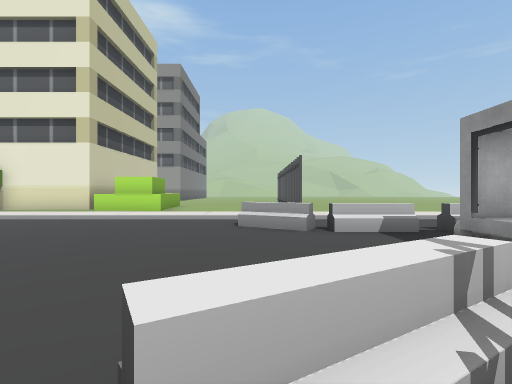
View 1 (above)

21 first-person views from a walk through a Unity game level. The camera is 1.3 m above the floor, looks level and sees 85° across. The floor is counted in squares, 2 m on a side. Each view is taken from the middle of a square. On the plan, view 1 faces up. The plan holds only what a view shows up to about 9 squares ahead; the rest is blank. The place goes on beyond the plan. The player character is not drawn. Some animated figures are not drawn. Door leaves are left out, so doorways stand open. Some surface patterns are stand-ins.

View 2
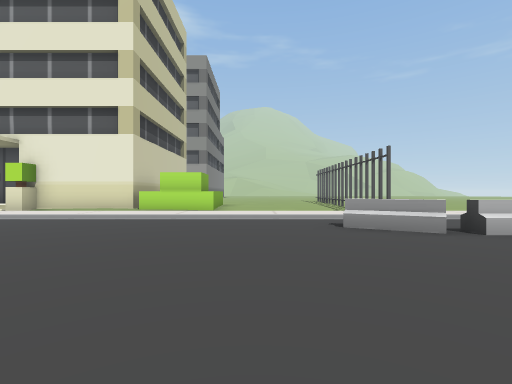

View 3
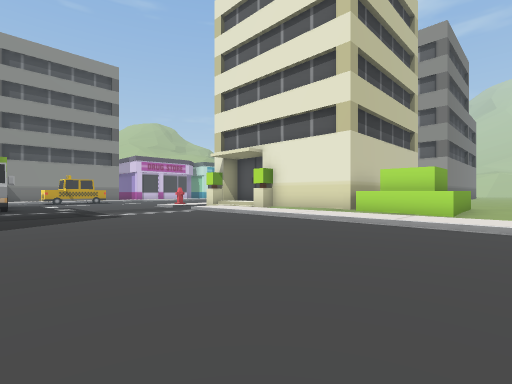

View 4
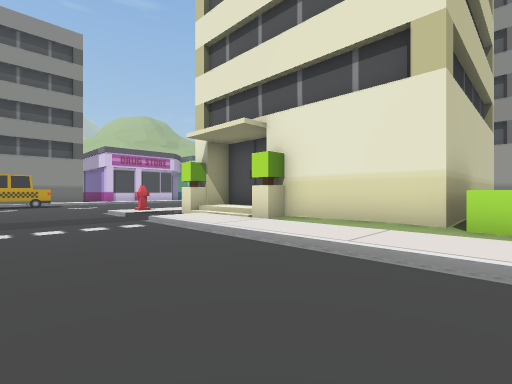

View 5
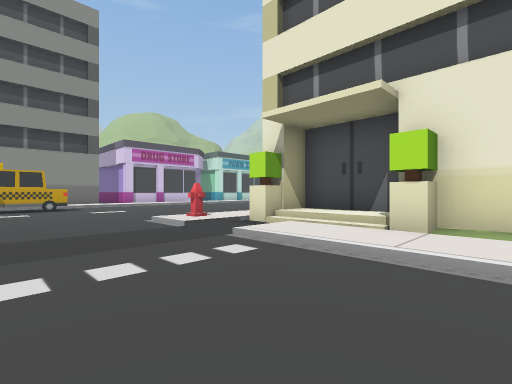

View 6
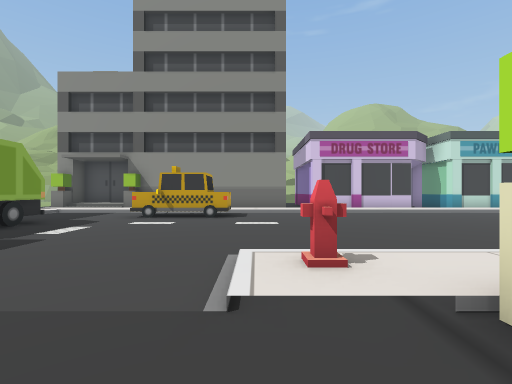

View 7
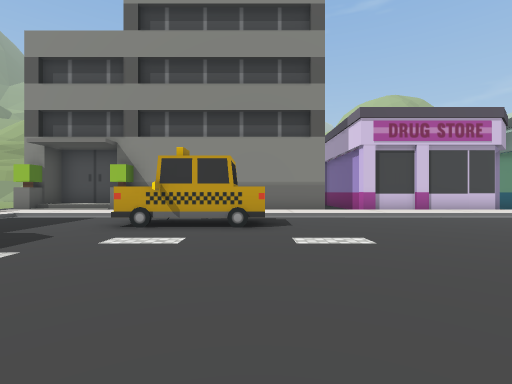

View 8
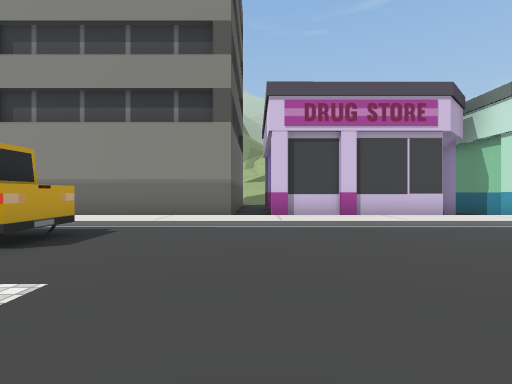

View 9
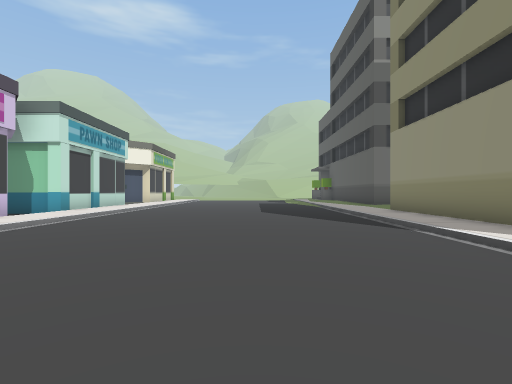

View 10
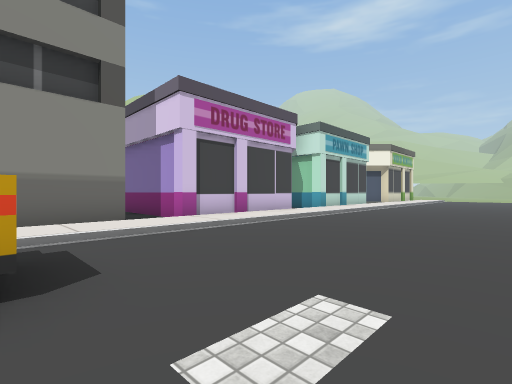

View 11
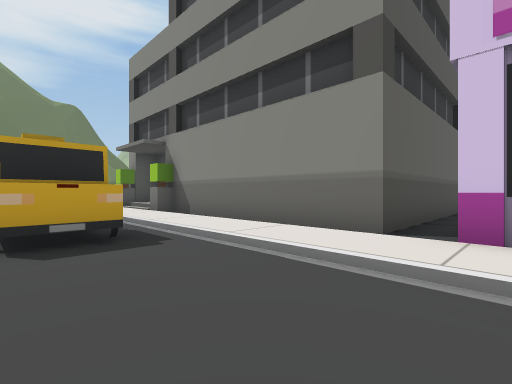

View 12
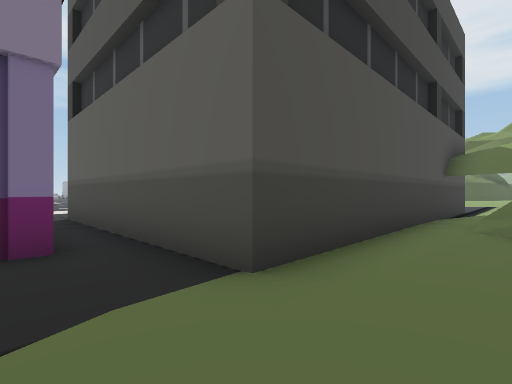

View 13
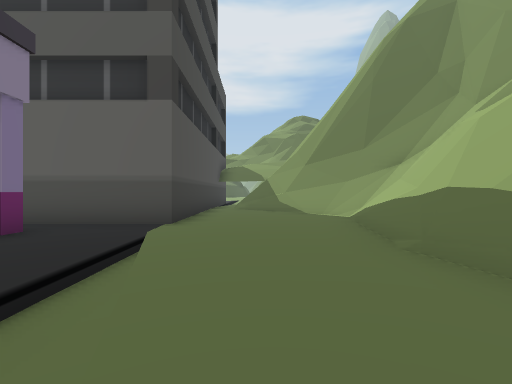

View 14
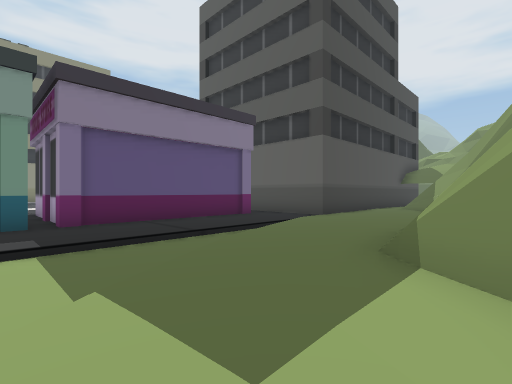

View 15
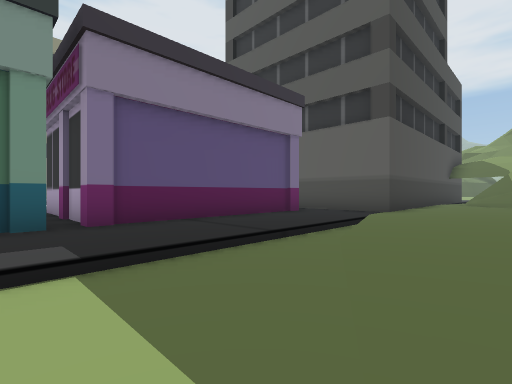

View 16
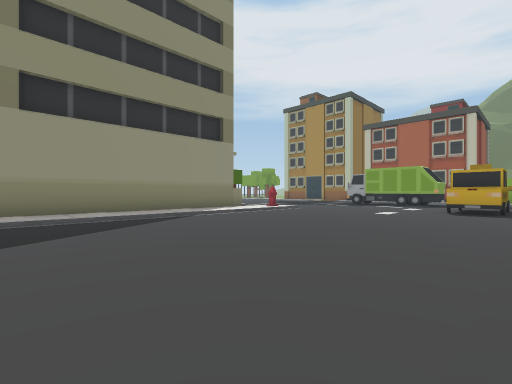

View 17
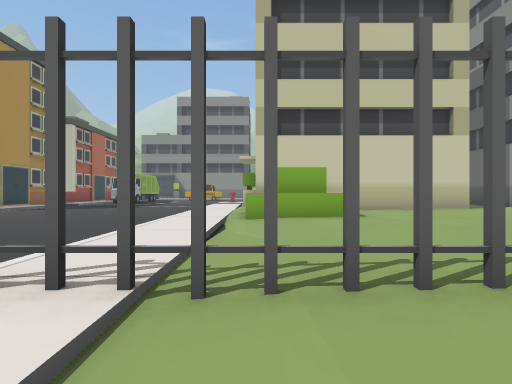

View 18
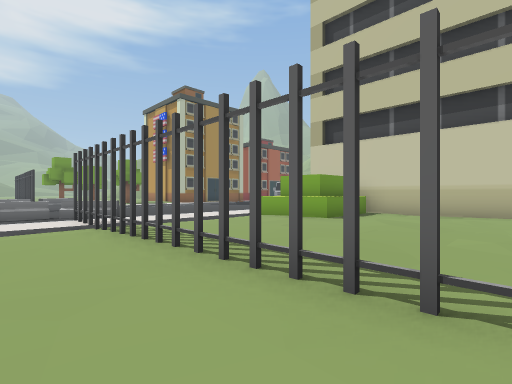

View 19
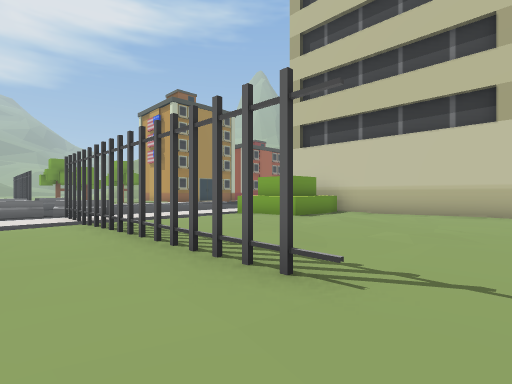

View 20
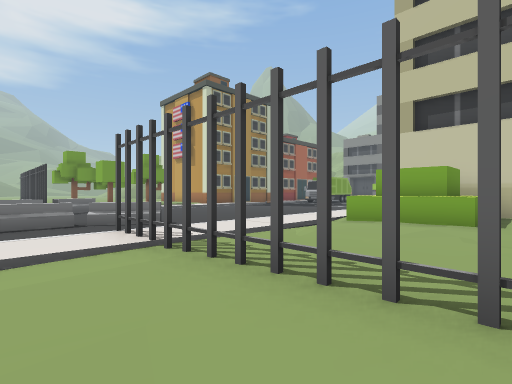

View 21
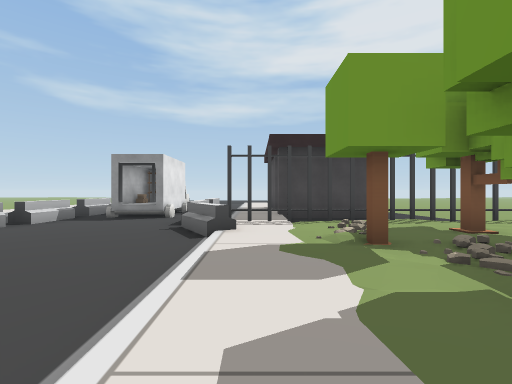

### Floor plan
Key: @ floor where view 1 was taken; # wall or solid block; . main floor; : floor 0.25 m higher than the main floor; - floor 0.25 m lower than the main floor; + floor 0.5 m higher than the main floor; / step, stairs or slope; D open door; = window, fence, low wall or low ledge; T truck; H hydrant; R tree; O other object.
Columns run from 35 left of view 1 to 3 right of it. Each row starts with its distance up from view 1.
 17 ::/--..#  ###:......./:#     #:::::::+:
 16 ::.--........:......./:#     #:::::::+:
 15 #::/-..#####.:......./:#     #::::::#::
 14 ##:.-..#   ##:......./:#     #:::::::::
 13 ##:./..#    #:......./:#     #:::::::::
 12 ##::/..#    #:......./:#     #OO:::::::
 11 #/::...######:......./:####  # O:::::::
 10  /::.........:......./:#++####OO::::#::
  9  :::.#######.:.......H:.:::::::::::::::
  8 #/:::#     #.:.......//.////////////#//
  7 ##=::#     #.:.OO......................
  6  ##=:#     #.:.##..................===.
  5   ##:#     #.:.OO......................
  4     :#     #.:........................D
  3     :#     ##:...... .................D
  2     .#      /:...    T  ..............=
  1     /#      /:...              ....=#..
  0      #      #:                :::::@#::
 -1              O                 ::R/:#.#
 -2                                R//::=/
 -3                                  RR:# #
 -4                                   ::# .
 -5                                    :#..
 -6                                      /:
 -7                                      /:

Positions as (right, up) in squares from view 1, and headings:
1: (0, 0), facing up
2: (-2, 1), facing up
3: (-2, 2), facing up-left
4: (-5, 5), facing up-left
5: (-8, 5), facing up-left
6: (-11, 8), facing left
7: (-14, 7), facing left
8: (-16, 10), facing left
9: (-17, 8), facing up
10: (-17, 7), facing up-left
11: (-19, 11), facing down-left
12: (-32, 11), facing down-right
13: (-32, 15), facing down
14: (-35, 17), facing down-right
15: (-33, 17), facing down-right
16: (-21, 17), facing down-right
17: (3, 10), facing left
18: (3, 16), facing down-left
19: (3, 17), facing down-left
20: (3, 13), facing down-left
21: (-5, 0), facing right
